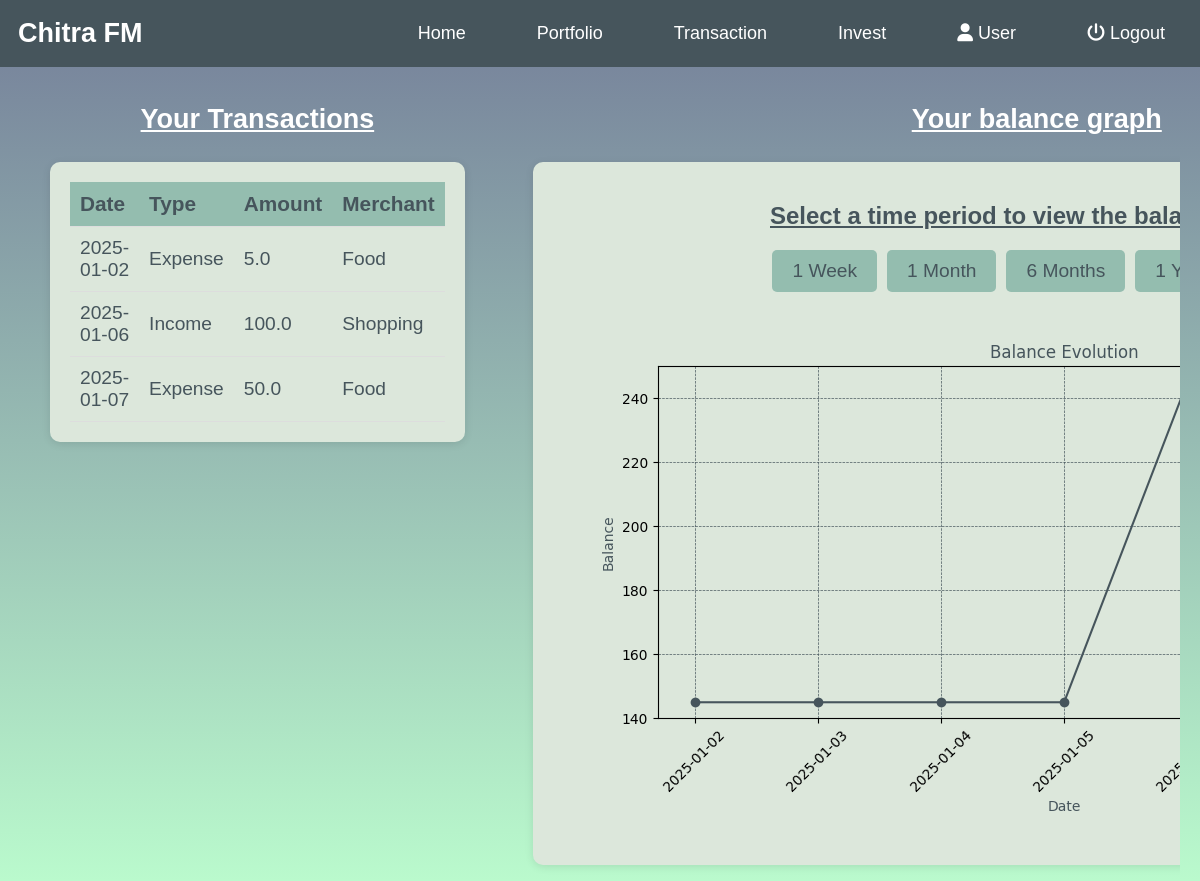
/portfolio (signed in), run on the app's committed database.
### server.py (models this page shows)
class Transaction(db.Model):
    id = db.Column(db.Integer, primary_key=True)
    user_id = db.Column(db.Integer, db.ForeignKey('user.id'), nullable=False)
    transaction_type = db.Column(db.String(10), nullable=False)
    account_id = db.Column(db.Integer, db.ForeignKey('accounts.id'), nullable=False)
    date = db.Column(db.String(10), nullable=False)
    amount = db.Column(db.Float, nullable=False)
    merchant = db.Column(db.String(100), nullable=False)
    user = db.relationship('User', backref=db.backref('user_transactions', lazy=True))

### server.py (the view)
@app.route("/portfolio", methods=["GET", "POST"])
def portfolio():
    if not session["authenticated"]:
        flash("You must be logged in to view your portfolio.", "error")
        return redirect("/login")
    user = User.query.filter_by(username=session["username"]).first()
    transactions = Transaction.query.filter_by(user_id=user.id).order_by(Transaction.date.asc()).all()
    time_period = "1W"
    if request.method == "POST":
        time_period = request.form.get("time_period", "1W")
    balances = calculate_balance_points(time_period, transactions, user.balance)
    dates = [b[0] for b in balances]
    values = [b[1] for b in balances]
    plt.figure(figsize=(9, 5))
    ax = plt.gca()
    ax.set_facecolor("#dce7db")
    plt.plot(dates, values, color="#46555c", marker="o")
    plt.title("Balance Evolution", color="#46555c")
    plt.xlabel("Date", color="#46555c")
    plt.ylabel("Balance", color="#46555c")
    plt.xticks(rotation=45)
    plt.grid(color="#46555c", linestyle="--", linewidth=0.5)
    plt.tight_layout()
    buf = io.BytesIO()
    plt.savefig(buf, format="png", facecolor="#dce7db")
    buf.seek(0)
    graph_url = base64.b64encode(buf.getvalue()).decode()
    buf.close()
    return render_template(
        "portfolio.html",
        authenticated=session["authenticated"],
        username=session["username"],
        transactions=transactions,
        graph_url=graph_url,
    )

### server.py (called while the page is built)
def get_balance_up_to(date, transactions, current_balance):
    balance = current_balance
    for t in transactions:
        transaction_date = datetime.strptime(t.date, "%Y-%m-%d")
        print(transaction_date, date)
        if transaction_date > date:
            print(t.transaction_type)
            if t.transaction_type == "Income":
                balance -= t.amount
            elif t.transaction_type == "Expense":
                balance += t.amount
    return balance

### templates/portfolio.html (shortened to what this page needs)
{% extends '_base.html' %}
{% block content %}
<div class="portfolio-container">
    <div class="transactions-container">
        <h2>Your Transactions</h2>
        <div class="transactions-table">
            <table>
                <thead>
                    <tr>
                        <th>Date</th>
                        <th>Type</th>
                        <th>Amount</th>
                        <th>Merchant</th>
                    </tr>
                </thead>
                <tbody>
                    {% for t in transactions %}
                    <tr>
                        <td>{{ t.date }}</td>
                        <td>{{ t.transaction_type }}</td>
                        <td>{{ t.amount }}</td>
                        <td>{{ t.merchant }}</td>
                    </tr>
                    {% endfor %}
                </tbody>
            </table>
        </div>
    </div>
    <div class="graph-container">
        <h2>Your balance graph</h2>
        <div class="graph-section">
            <h2>Select a time period to view the balance graph.</h2>
            <form method="POST">
                <div class="time-period-buttons">
                    <button type="submit" name="time_period" value="1W">1 Week</button>
                    <button type="submit" name="time_period" value="1M">1 Month</button>
                    <button type="submit" name="time_period" value="6M">6 Months</button>
                    <button type="submit" name="time_period" value="1Y">1 Year</button>
                </div>
            </form>
            <br>
            {% if graph_url %}
            <div class="graph-container">
                <img alt="Balance Graph">
            </div>
            {% else %}
            <p>No graph available. Select a time period to generate one.</p>
            {% endif %}
        </div>
    </div>
</div>
{% endblock content %}

### public/style.css (style rules this page uses)
body { background-image: linear-gradient(#747e99, #bafacd); background-size: cover; background-repeat: no-repeat; background-position: center; background-attachment: fixed; color: #ffffff; margin: 0; padding: 0; display: flex; flex-direction: column; min-height: 100vh; font-size: 18px; font-family: Arial, sans-serif; }
h1, h2, h3, h4, h5, h6 { margin-bottom: 1em; color: #ffffff; text-decoration: underline; font-size: 1.5em; }
button, .flash-message { font-size: 1.5rem; }
.portfolio-container { display: flex; justify-content: space-between; align-items: flex-start; overflow-x: hidden; width: 97%; position: relative; top: 50px; margin: 16px; }
.transactions-container { width: fit-content; margin: 0 18px; display: flex; justify-content: left; align-items: center; flex-direction: column; padding: 16px; }
.transactions-table { flex: 2; background-color: #dce7db; border-radius: 10px; padding: 20px; box-shadow: 0 2px 8px rgba(0, 0, 0, 0.1); }
.transactions-table table { width: 100%; border-collapse: collapse; color: #46555c; font-size: 1.2rem; }
.transactions-table th, .transactions-table td { padding: 10px; text-align: left; border-bottom: 1px solid #ddd; word-wrap: break-word; }
.transactions-table th { background-color: #94bdaf; color: #46555c; font-size: 1.3rem; }
.transactions-table td { font-size: 1.2rem; }
.graph-container { width: fit-content; height: fit-content; margin: 0 18px; display: flex; justify-content: left; align-items: center; flex-direction: column; padding: 16px; }
.graph-section { background-color: #dce7db; border-radius: 10px; padding: 20px; box-shadow: 0 2px 8px rgba(0, 0, 0, 0.1); text-align: center; width: fit-content; }
.graph-section h2 { margin-bottom: 20px; color: #46555c; font-size: 24px; }
.graph-section .time-period-buttons { margin-top: 15px; display: flex; justify-content: center; gap: 10px; }
.graph-section .time-period-buttons button { padding: 10px 20px; border: none; border-radius: 5px; cursor: pointer; font-size: 1.2rem; background-color: #94bdaf; color: #46555c; transition: background-color 0.3s; }

### data on the page
Transaction: date "2025-01-02", transaction_type "Expense", amount "5.0", merchant "Food"
Transaction: date "2025-01-06", transaction_type "Income", amount "100.0", merchant "Shopping"
Transaction: date "2025-01-07", transaction_type "Expense", amount "50.0", merchant "Food"
